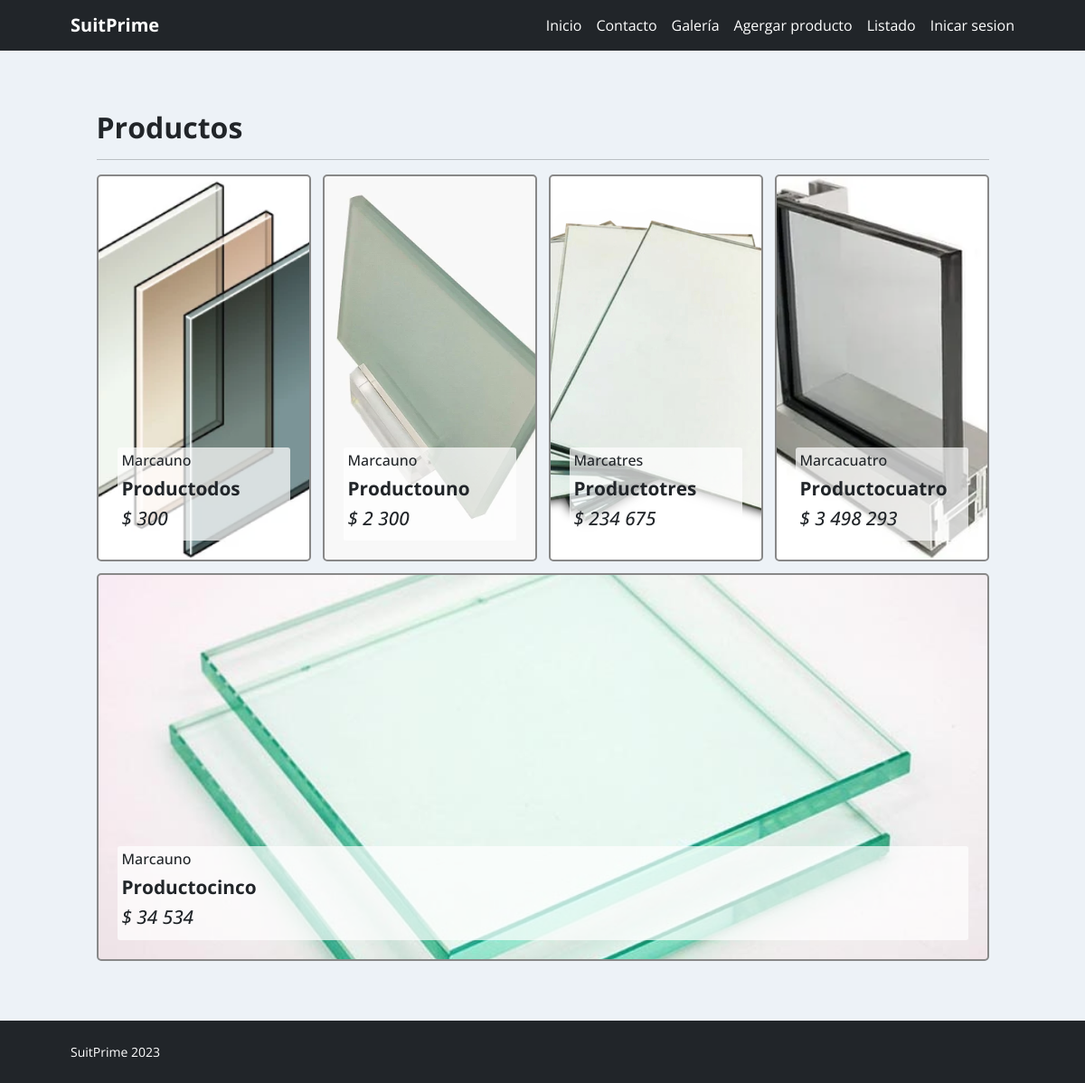
/galeria/, run on an earlier commit of the app's database.
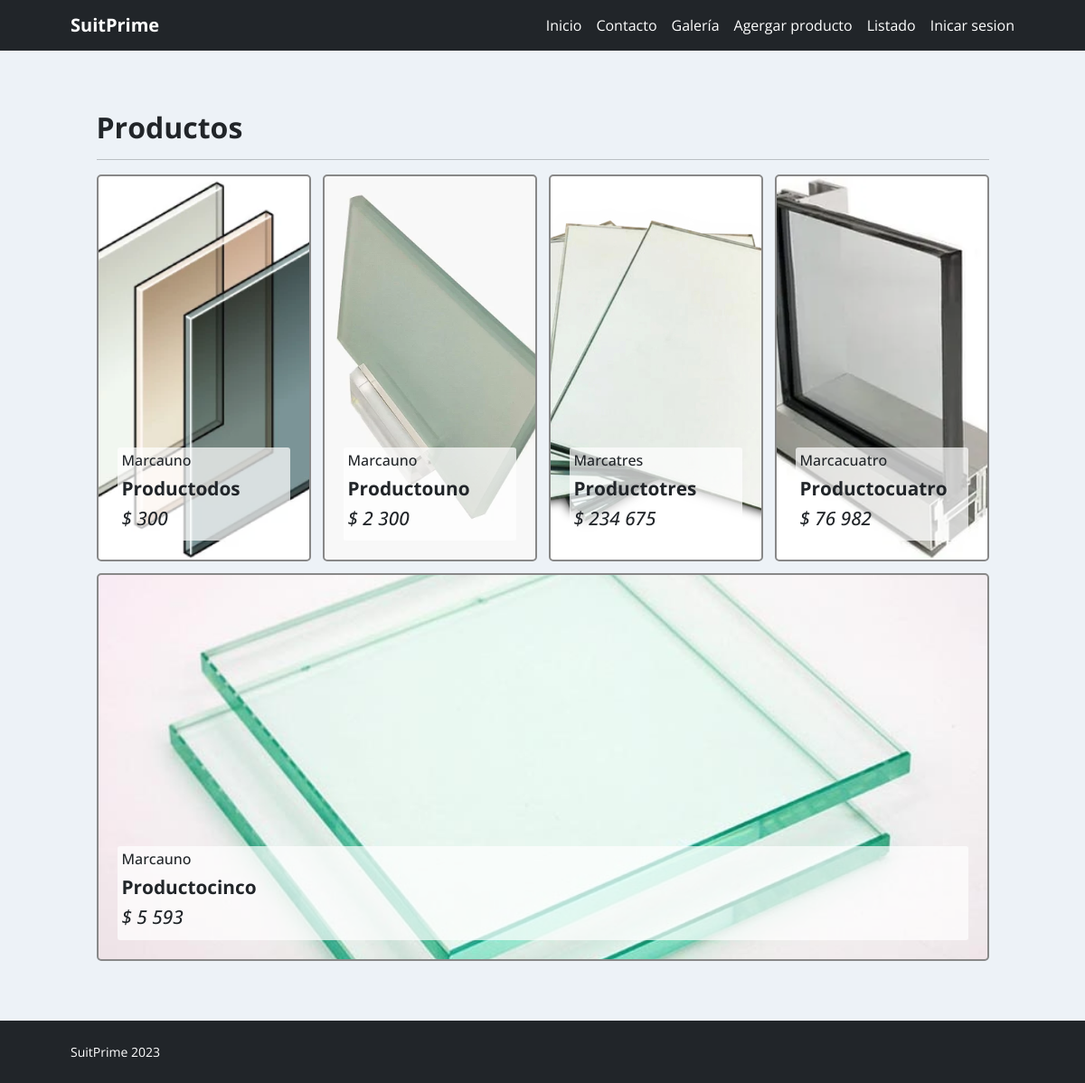
And on a later commit of the database.
### app/models.py (models this page shows, shortened)
class Producto(models.Model):
    nombre = models.CharField(max_length=50)
    precio = models.IntegerField()
    descripcion = models.TextField()
    nuevo = models.BooleanField()
    marca = models.ForeignKey(Marca, on_delete=models.PROTECT)
    fecha_fabricacion = models.DateField(null=True)
    imagen = models.ImageField(upload_to="productos", null=True)

class Marca(models.Model):
    nombre = models.CharField(max_length=50)
    def __str__(self):
        return self.nombre

### app/views.py (the view)
# urls.py: path('galeria/', galeria, name="galeria"),
def galeria(request):
    productos = Producto.objects.all()
    data = {
        'productos' : productos
    }
    return render(request, 'app/galeria.html', data)

### app/templates/app/galeria.html (shortened to what this page needs)
{% extends 'app/base.html' %}
{% block css %}
<link rel="stylesheet" href="https://cdn.jsdelivr.net/bxslider/4.2.12/jquery.bxslider.css">
<link rel="stylesheet" href="https://cdn.jsdelivr.net/gh/fancyapps/fancybox@3.5.7/dist/jquery.fancybox.min.css" />
{% endblock %}
{% block contenido %}
{% load static %}
{% load humanize %}
<div style="padding: 34px;">
    <div style="max-width: 987px; margin: 2em auto;">
<h2>Productos</h2>
<hr/>
<div class="flexOne">
{% for p in productos %}
     <div class="_prod" {% if p.imagen %} style="background-image: url('{{ p.imagen.url }}');" {% endif %}>
          <div class="_proddesc">
               <h5>{{ p.marca | capfirst }}</h5>
               <h2>{{ p.nombre | title }}</h2>
               <h3>$ {{ p.precio | intcomma }}</h3>
          </div>
     </div>
{% endfor %}
</div>
</div>
</div>
{% endblock %}

What changed in the data, as far as the page shows it:
removed Producto: imagen (picture), marca "Marcauno", nombre "Productocinco", precio "34 534"
changed Producto "Productocuatro": precio "3 498 293" → "76 982"
added Producto: imagen (picture), marca "Marcauno", nombre "Productocinco", precio "5 593"
